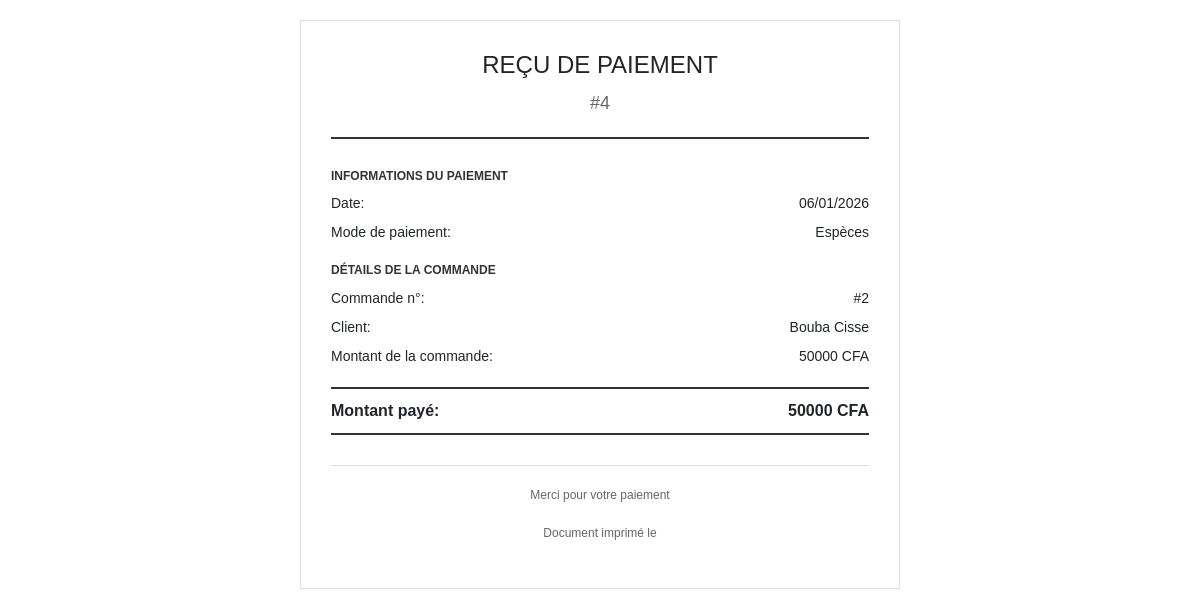
Page /paiements/4/imprimer/ (signed in) on the committed database.
### apps/paiements/models.py (models this page shows, shortened)
class Paiement(models.Model):
    commande = models.ForeignKey(Commande, on_delete=models.CASCADE, related_name='paiements')
    date_paiement = models.DateField(auto_now_add=True)
    montant = models.DecimalField(max_digits=10, decimal_places=0)
    mode_paiement = models.CharField(
        max_length=50,
        choices=(
            ('espece', 'Espèces'),
            ('carte', 'Carte bancaire'),
            ('mobile', 'Paiement mobile'),
        ),
        default='espece'
    )
    note = models.TextField(blank=True)
    class Meta:
        ordering = ['-date_paiement']

### apps/commandes/models.py (models this page shows, shortened)
class Commande(models.Model):
    STATUT_CHOICES = (
        ('encours', 'En cours'),
        ('termine', 'Terminé'),
        ('livre', 'Livré'),
        ('annule', 'Annulé'),
    )
    id = models.AutoField(primary_key=True)
    client = models.ForeignKey(Client, on_delete=models.CASCADE, related_name='commandes')
    mesure = models.ForeignKey(Mesure, on_delete=models.SET_NULL, null=True, blank=True)
    type_habit = models.ForeignKey(TypeHabit, on_delete=models.SET_NULL, null=True, blank=True)
    modele = models.ForeignKey(Modele, on_delete=models.SET_NULL, null=True, blank=True)
    tissu = models.ForeignKey(Tissu, on_delete=models.SET_NULL, null=True, blank=True)
    date_commande = models.DateField(auto_now_add=True)
    date_livraison = models.DateField(null=True, blank=True)
    statut = models.CharField(max_length=20, choices=STATUT_CHOICES, default='encours')
    prix_total = models.DecimalField(max_digits=10, decimal_places=0)
    avance = models.DecimalField(max_digits=10, decimal_places=0, default=0, null=True, blank=True) # type: ignore
    reste_a_payer = models.DecimalField(max_digits=10, decimal_places=0, default=0, null=True, blank=True) # type: ignore
    note = models.TextField(blank=True)
    class Meta:
        ordering = ['-date_commande']

### apps/clients/models.py (models this page shows, shortened)
class Client(models.Model):
    GENRE_CHOICES = (
        ('M', 'Homme'),
        ('F', 'Femme'),
    )
    prenom = models.CharField(max_length=100)
    nom = models.CharField(max_length=100)
    genre = models.CharField(
        max_length=1,
        choices=GENRE_CHOICES,
        blank=True,
        null=True
    )
    telephone = models.CharField(max_length=20, unique=True)
    email = models.EmailField(blank=True, null=True)
    adresse = models.TextField(blank=True)
    note = models.TextField(
        blank=True,
        help_text="Informations particulières sur le client"
    )
    is_active = models.BooleanField(default=True)
    created_at = models.DateTimeField(auto_now_add=True)
    updated_at = models.DateTimeField(auto_now=True)
    class Meta:
        ordering = ['nom', 'prenom']
        verbose_name = "Client"
        verbose_name_plural = "Clients"
    def __str__(self):
        return f"{self.prenom} {self.nom}"

### apps/paiements/views.py (the view)
# urls.py: path('<int:pk>/imprimer/', paiement_print, name='paiement_print'),
@login_required
def paiement_print(request, pk):
    paiement = get_object_or_404(Paiement, pk=pk)
    return render(request, 'paiements/paiement_print.html', {'paiement': paiement})

### apps/core/context_processors.py (called while the page is built)
def notifications_processor(request):
    if request.user.is_authenticated:
        unread_notifications = Notification.objects.filter(user=request.user, is_read=False)
        return {
            'notifications_count': unread_notifications.count(),
            'recent_notifications': unread_notifications[:5]
        }
    return {
        'notifications_count': 0,
        'recent_notifications': []
    }

### apps/messagerie/context_processors.py (called while the page is built)
def unread_messages_count(request):
    if request.user.is_authenticated:
        try:
            personnel_profile = request.user.personnel_profile
            unread_count = Message.objects.filter(recipient=personnel_profile, is_read=False).count()
            recent_messages = Message.objects.filter(recipient=personnel_profile).order_by('-created_at')[:5]
            return {
                'unread_messages_count': unread_count,
                'recent_user_messages': recent_messages
            }
        except Personnel.DoesNotExist:
            pass
    return {
        'unread_messages_count': 0,
        'recent_user_messages': []
    }

### apps/panier/context_processors.py (called while the page is built)
def cart(request):
    return {'cart': Cart(request)}

### apps/paiements/templates/paiements/paiement_print.html (shortened to what this page needs)
<!DOCTYPE html>
<html lang="fr">
<head>
    <link href="https://cdn.jsdelivr.net/npm/bootstrap@5.3.0/dist/css/bootstrap.min.css" rel="stylesheet">
</head>
<body>
    <div class="receipt">
        <div class="receipt-header">
            <h1>REÇU DE PAIEMENT</h1>
            <div class="receipt-number">#{{ paiement.pk }}</div>
        </div>
        <div class="receipt-section">
            <h6>Informations du paiement</h6>
            <div class="receipt-row">
                <span>Date:</span>
                <span>{{ paiement.date_paiement|date:"d/m/Y" }}</span>
            </div>
            <div class="receipt-row">
                <span>Mode de paiement:</span>
                <span>{{ paiement.get_mode_paiement_display }}</span>
            </div>
        </div>
        <div class="receipt-section">
            <h6>Détails de la commande</h6>
            <div class="receipt-row">
                <span>Commande n°:</span>
                <span>#{{ paiement.commande.pk }}</span>
            </div>
            <div class="receipt-row">
                <span>Client:</span>
                <span>{{ paiement.commande.client }}</span>
            </div>
            <div class="receipt-row">
                <span>Montant de la commande:</span>
                <span>{{ paiement.commande.prix_total|floatformat:0 }} CFA</span>
            </div>
        </div>
        <div class="receipt-section">
            <div class="receipt-row total">
                <span>Montant payé:</span>
                <span>{{ paiement.montant|floatformat:0 }} CFA</span>
            </div>
        </div>
        <div class="receipt-footer">
            <p>Merci pour votre paiement</p>
            <p style="margin-top: 20px;">Document imprimé le {{ "now"|date:"d/m/Y à H:i" }}</p>
        </div>
    </div>
</body>
</html>

### apps/paiements/templates/paiements/paiement_print.html (style rules this page uses)
body { font-family: Arial, sans-serif; padding: 20px; }
.receipt { max-width: 600px; margin: 0 auto; border: 1px solid #ddd; padding: 30px; background: white; }
.receipt-header { text-align: center; margin-bottom: 30px; border-bottom: 2px solid #333; padding-bottom: 20px; }
.receipt-header h1 { font-size: 24px; margin: 0; }
.receipt-number { font-size: 18px; color: #666; margin-top: 10px; }
.receipt-section { margin-bottom: 20px; }
.receipt-section h6 { font-weight: bold; margin-bottom: 10px; text-transform: uppercase; font-size: 12px; color: #333; }
.receipt-row { display: flex; justify-content: space-between; margin-bottom: 8px; font-size: 14px; }
.receipt-row.total { border-top: 2px solid #333; border-bottom: 2px solid #333; padding: 10px 0; font-weight: bold; font-size: 16px; }
.receipt-footer { text-align: center; margin-top: 30px; font-size: 12px; color: #666; border-top: 1px solid #ddd; padding-top: 20px; }

### rows in the picture
Paiement: pk "4", date_paiement "06/01/2026", mode_paiement "Espèces", commande.pk "2", commande.client "Bouba Cisse", commande.prix_total "50000", montant "50000"
